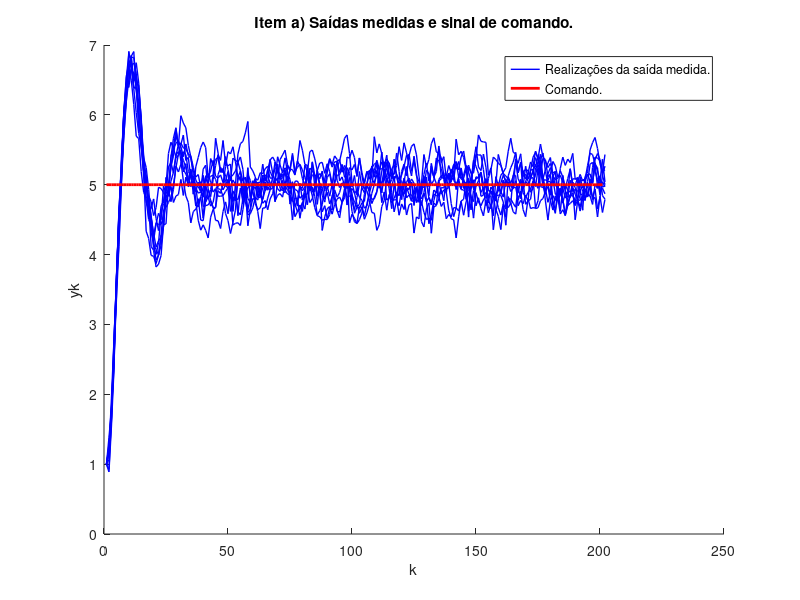
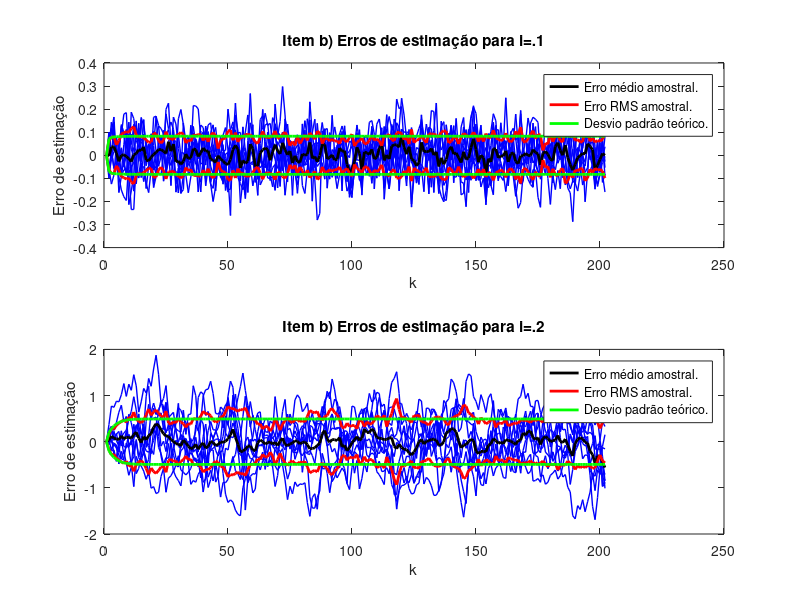
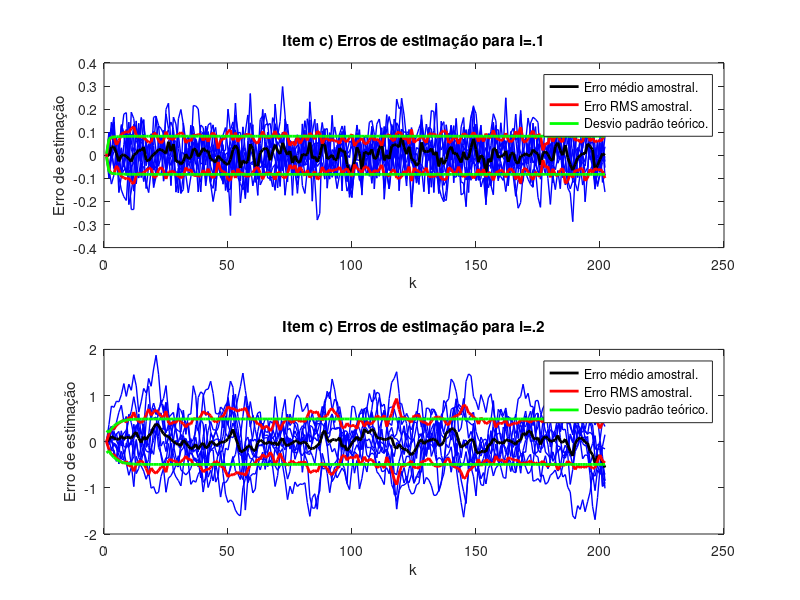

Source code (MATLAB) for these figures, in order:
%%%%%%%%%%%%%%%%%%%%%%%%%%%%%%%%%%%%%%%%%%%%%%%%%%%%%%%%%%%%%%%%%%%%%%%%%%%%%%%%%%%%%%%
% MP-208 : Filtragem Ótima com Aplicações Aeroespaciais                 
% Exercício Computacional 2                                     
% Aluno : Marcos Tortólio Junior                                                      
%%%%%%%%%%%%%%%%%%%%%%%%%%%%%%%%%%%%%%%%%%%%%%%%%%%%%%%%%%%%%%%%%%%%%%%%%%%%%%%%%%%%%%%

close all;
clear all;

% Definição da variável aleatória Wk
Q = diag([10^-2,4*10^-2]);

% Definição da variável aleatória Vk
R = 0.01;

% Definição da variável aleatória X1
m_x1 = [1;0];
P_x1 = diag([10^-4,10^-8]);

% Definição do sistema dinâmico
A = [1 0.1; 0 1];
B = [0.005; 0.1];
C = [1 0];

% Período de amostragem
T = 0.1;

% Definição do sinal de controle
yk_ctrl = 5;
e1 = [1;0];
e2 = [0;1];

%%%%%%%%%%%%%%%%%%%%%%%%%%%%%%%%%%%%%%%%%%%%%%%%%%%%%%%%%%%%%%%%%%%%%%%%%%%%%%%%%%%%%%%
% Item a) Simulação do sistema dinâmico.
%%%%%%%%%%%%%%%%%%%%%%%%%%%%%%%%%%%%%%%%%%%%%%%%%%%%%%%%%%%%%%%%%%%%%%%%%%%%%%%%%%%%%%%

% Número de realizações
r_max = 10;

% Tempo de simulação t=0,...,t_max
t_max = 20;
k_max = length(0:t_max/T);

% Realizações r=1,...,r_max
XK = zeros(2,k_max,r_max);
UK = zeros(r_max,k_max);
YK = zeros(r_max,k_max);

rng(0,'twister');

for r = 1:r_max
	
	x1 = m_x1; + sqrtm(P_x1)*randn(2,1);
	XK(:,1,r) = x1;
	
	YK(r,1) = C * x1;	
	
	for k = 1:k_max
		
		% Vetor de estados anterior
		xk = XK(:,k,r);
				
		% Sinal de controle
		uk = 10 * (yk_ctrl - e1' * xk) - 2 * e2' * xk;
		UK(r,k) = uk;
		
		% Atualização do vetor de estados
		xk =  A * xk + B * uk + sqrtm(Q)*randn(2,1);
		XK(:,k+1,r) = xk;
		
		% Saída medida
		YK(r,k+1) = C * xk + sqrt(R)*randn();	
			
	end
end

% Gráfico de Yk comando e Yk realizações
figure(1)
hold on
p1 = plot(YK','b','LineWidth',1); p1 = p1(1);
p2 = plot(yk_ctrl*ones(1,k_max),'r','LineWidth',2);
title('Item a) Saídas medidas e sinal de comando.')
xlabel('k');ylabel('yk');
legend([p1 p2],'Realizações da saída medida.','Comando.');
saveas(gcf,'Fig_a.jpg');

%%%%%%%%%%%%%%%%%%%%%%%%%%%%%%%%%%%%%%%%%%%%%%%%%%%%%%%%%%%%%%%%%%%%%%%%%%%%%%%%%%%%%%%
% Item b) Filtro de Kalman convencional.
%%%%%%%%%%%%%%%%%%%%%%%%%%%%%%%%%%%%%%%%%%%%%%%%%%%%%%%%%%%%%%%%%%%%%%%%%%%%%%%%%%%%%%%

XK_KF = zeros(2,k_max,r_max);
XK_Erro = zeros(2,k_max);
PK = zeros(2,k_max);

Erro_med = 0;
Erro_RMS = 0;

figure(2)

for r = 1:r_max
	
	% Inicialização do filtro
	xk_est = m_x1;
	XK_KF(:,1,r) = xk_est;
	XK_Erro(:,1) = XK(:,1,r) - xk_est;
	
	Pk = P_x1;
	PK(:,1) = diag(Pk);
			
	for k = 1:k_max
		
		% Sinal de controle
		uk = UK(r,k);
				
		% Predição
		xk_pred = A * xk_est + B * uk;				
		Pk = A * Pk * A' + Q;

		% Atualização
		Kk = Pk * C' * inv(C * Pk * C' + R);
		KK(:,k) = Kk;
		
		yk = YK(r,k+1);
		xk_est = xk_pred + Kk * (yk - C * xk_pred);
		XK_KF(:,k+1,r) = xk_est;

		Pk = Pk - Kk * C * Pk;				
		PK(:,k+1) = sqrt(diag(Pk));

		% Erro de estimação
		xk = XK(:,k+1,r);
		XK_Erro(:,k+1) = xk - xk_est;
				
	end
	
	min_ = min(XK_Erro')';
	max_ = max(XK_Erro')';
	
	
	Erro_med = Erro_med + XK_Erro;
	Erro_RMS = Erro_RMS  + XK_Erro .* XK_Erro;
	
	subplot(2,1,1);plot(XK_Erro(1,:),'b','LineWidth',1);hold on
	subplot(2,1,2);plot(XK_Erro(2,:),'b','LineWidth',1);hold on
end

Erro_med = Erro_med/r_max;
Erro_RMS = sqrt(Erro_RMS/r_max - Erro_med .* Erro_med);

% Gráficos dos erros de estimação das realizações para cada componente de X
for i=1:2
	subplot(2,1,i)
	title(['Item b) Erros de estimação para i=.',num2str(i)])
	p1 = plot(Erro_med(i,:),'black','LineWidth',2);
	p2 = plot(Erro_RMS(i,:),'r','LineWidth',2);plot(-Erro_RMS(i,:),'r','LineWidth',2);
	p3 = plot(PK(i,:),'g','LineWidth',2);plot(-PK(i,:),'g','LineWidth',2);
	legend([p1 p2 p3],'Erro médio amostral.','Erro RMS amostral.','Desvio padrão teórico.');
	xlabel('k');ylabel('Erro de estimação');
end

saveas(gcf,'Fig_b.jpg');

%%%%%%%%%%%%%%%%%%%%%%%%%%%%%%%%%%%%%%%%%%%%%%%%%%%%%%%%%%%%%%%%%%%%%%%%%%%%%%%%%%%%%%%
% Item c) Filtro informação.
%%%%%%%%%%%%%%%%%%%%%%%%%%%%%%%%%%%%%%%%%%%%%%%%%%%%%%%%%%%%%%%%%%%%%%%%%%%%%%%%%%%%%%%

ZK = zeros(2,k_max,r_max);
XK_Erro = zeros(2,k_max);
PK = zeros(2,k_max);

Erro_med = 0;
Erro_RMS = 0;

figure(3)

I = eye(size(A,2));

for r = 1:r_max
	
	% Inicialização do filtro
	XK_Erro(:,1) = XK(:,1,r) - m_x1;
	
	Lk = inv(P_x1);
	zk_est = Lk * m_x1;
	PK(:,1) = diag(Pk);
			
	for k = 1:k_max
		
		% Sinal de controle
		uk = UK(r,k);
				
		% Predição
		PIk = inv(A') * Lk * inv(A);
		Kk = PIk * inv(PIk + inv(Q));
		
		zk_pred = (I - Kk) * inv(A') * zk_est + (I - Kk) * PIk * B * uk;				
		Lk = (I - Kk) * PIk;

		% Atualização
		yk = YK(r,k+1);
		zk_est = zk_pred + C' * inv(R) * yk;
		Lk = Lk + C' * inv(R) * C;
				
		xk_est = inv(Lk) * zk_est;
		PK(:,k+1) = sqrt(diag(inv(Lk)));

		% Erro de estimação
		xk = XK(:,k+1,r);
		XK_Erro(:,k+1) = xk - xk_est;
				
	end
		
	Erro_med = Erro_med + XK_Erro;
	Erro_RMS = Erro_RMS  + XK_Erro .* XK_Erro;
	
	subplot(2,1,1);plot(XK_Erro(1,:),'b','LineWidth',1);hold on
	subplot(2,1,2);plot(XK_Erro(2,:),'b','LineWidth',1);hold on
end

Erro_med = Erro_med/r_max;
Erro_RMS = sqrt(Erro_RMS/r_max - Erro_med .* Erro_med);

% Gráficos dos erros de estimação das realizações para cada componente de X
for i=1:2
	subplot(2,1,i)
	title(['Item c) Erros de estimação para i=.',num2str(i)])
	p1 = plot(Erro_med(i,:),'black','LineWidth',2);
	p2 = plot(Erro_RMS(i,:),'r','LineWidth',2);plot(-Erro_RMS(i,:),'r','LineWidth',2);
	p3 = plot(PK(i,:),'g','LineWidth',2);plot(-PK(i,:),'g','LineWidth',2);
	legend([p1 p2 p3],'Erro médio amostral.','Erro RMS amostral.','Desvio padrão teórico.');
	xlabel('k');ylabel('Erro de estimação');
end

saveas(gcf,'Fig_c.jpg');

